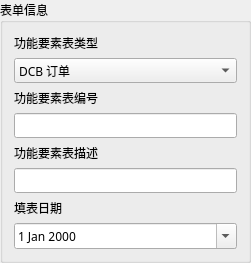
       <widget class="QGroupBox" name="groupBox_100">
        <property name="geometry">
         <rect>
          <x>10</x>
          <y>20</y>
          <width>251</width>
          <height>211</height>
         </rect>
        </property>
        <property name="font">
         <font>
          <family>微软雅黑</family>
         </font>
        </property>
        <property name="title">
         <string>表单信息</string>
        </property>
        <layout class="QGridLayout" name="gridLayout_4">
         <item row="2" column="0">
          <widget class="QLabel" name="label_101">
           <property name="font">
            <font>
             <family>微软雅黑</family>
            </font>
           </property>
           <property name="text">
            <string>功能要素表编号</string>
           </property>
          </widget>
         </item>
         <item row="1" column="0">
          <widget class="QComboBox" name="comboBox_100">
           <property name="font">
            <font>
             <family>微软雅黑</family>
            </font>
           </property>
           <item>
            <property name="text">
             <string>DCB 订单</string>
            </property>
           </item>
           <item>
            <property name="text">
             <string>ITO 询价</string>
            </property>
           </item>
          </widget>
         </item>
         <item row="5" column="0">
          <widget class="QLineEdit" name="lineEdit_101"/>
         </item>
         <item row="0" column="0">
          <widget class="QLabel" name="label_100">
           <property name="font">
            <font>
             <family>微软雅黑</family>
            </font>
           </property>
           <property name="text">
            <string>功能要素表类型</string>
           </property>
          </widget>
         </item>
         <item row="6" column="0">
          <widget class="QLabel" name="label_103">
           <property name="font">
            <font>
             <family>微软雅黑</family>
            </font>
           </property>
           <property name="text">
            <string>填表日期</string>
           </property>
          </widget>
         </item>
         <item row="7" column="0">
          <widget class="QDateEdit" name="dateEdit_100">
           <property name="calendarPopup">
            <bool>true</bool>
           </property>
          </widget>
         </item>
         <item row="3" column="0">
          <widget class="QLineEdit" name="lineEdit_100"/>
         </item>
         <item row="4" column="0">
          <widget class="QLabel" name="label_102">
           <property name="font">
            <font>
             <family>微软雅黑</family>
            </font>
           </property>
           <property name="text">
            <string>功能要素表描述</string>
           </property>
          </widget>
         </item>
         <item row="8" column="0">
          <spacer name="verticalSpacer_9">
           <property name="orientation">
            <enum>Qt::Vertical</enum>
           </property>
           <property name="sizeHint" stdset="0">
            <size>
             <width>20</width>
             <height>40</height>
            </size>
           </property>
          </spacer>
         </item>
        </layout>
       </widget>
